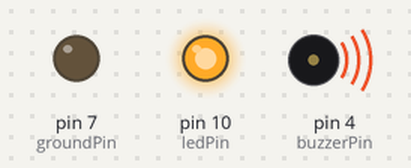
A sketch run on a simulated Arduino Uno, built with avr-gcc and run on an emulated ATmega328P. Shown: output pins drawn as LEDs (lit = HIGH), buzzer (waves = sounding). EEPROM starts erased.

Above: at 1.6 s.
At 57.3 s:
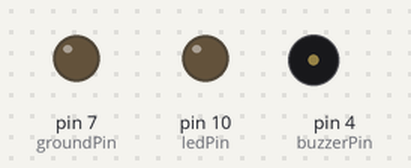
Timing chart, 0 to 67.4 s (numbered marks = the images above):
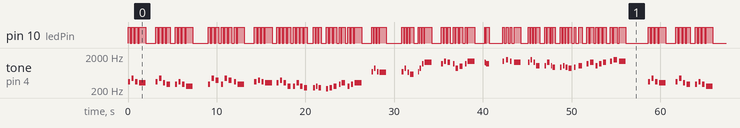

The sketch:

music_box.ino
```cpp
#include <Arduino.h>
#include <EEPROM.h>

// Define the passive buzzer pin
int buzzerPin = 4;
int ledPin = 10;
int groundPin = 7;

// Define the notes
#define NOTE_C2 65
#define NOTE_CS2 69
#define NOTE_D2 73
#define NOTE_DS2 78
#define NOTE_E2 82
#define NOTE_F2 87
#define NOTE_FS2 93
#define NOTE_G2 98
#define NOTE_GS2 104
#define NOTE_A2 110
#define NOTE_AS2 117
#define NOTE_B2 123
#define NOTE_C3 131
#define NOTE_CS3 139
#define NOTE_D3 147
#define NOTE_DS3 156
#define NOTE_E3 165
#define NOTE_F3 175
#define NOTE_FS3 185
#define NOTE_G3 196
#define NOTE_GS3 208
#define NOTE_A3 220
#define NOTE_AS3 233
#define NOTE_B3 247
#define NOTE_C4 262
#define NOTE_CS4 277
#define NOTE_D4 294
#define NOTE_DS4 311
#define NOTE_E4 330
#define NOTE_F4 349
#define NOTE_FS4 370
#define NOTE_G4 392
#define NOTE_GS4 415
#define NOTE_A4 440
#define NOTE_AS4 466
#define NOTE_B4 494
#define NOTE_C5 523
#define NOTE_CS5 554
#define NOTE_D5 587
#define NOTE_DS5 622
#define NOTE_E5 659
#define NOTE_F5 698
#define NOTE_FS5 740
#define NOTE_G5 784
#define NOTE_GS5 831
#define NOTE_A5 880
#define NOTE_AS5 932
#define NOTE_B5 988
#define NOTE_C6 1047
#define NOTE_CS6 1109
#define NOTE_D6 1175
#define NOTE_DS6 1245
#define NOTE_E6 1319
#define NOTE_F6 1397
#define NOTE_FS6 1480
#define NOTE_G6 1568
#define NOTE_GS6 1661
#define NOTE_A6 1760
#define NOTE_AS6 1865
#define NOTE_B6 1976

// Define a struct to hold melody and note duration
struct MelodyData {
  const int *melody;
  const int *noteDurations;
  int size;
};

//CHRISTMAS IN OUR HEARTS
const int melody_ChristmasInOurHearts[] PROGMEM = {
  NOTE_C5, NOTE_F5, NOTE_F5, NOTE_G5, NOTE_G5, NOTE_A5,
  NOTE_A4, NOTE_C5, NOTE_AS4, NOTE_D5, NOTE_G5, NOTE_A5, NOTE_AS5, 0,
  NOTE_D4, NOTE_E4, NOTE_F4, NOTE_D4, NOTE_E4, NOTE_F4, NOTE_D4, NOTE_E4, NOTE_F4, NOTE_G4, NOTE_F4, NOTE_E4, NOTE_F4,
  NOTE_D4, NOTE_E4, NOTE_F4, NOTE_D4, NOTE_E4, NOTE_F4, NOTE_D4, NOTE_E4, NOTE_F4, NOTE_G4, NOTE_F4, NOTE_E4, NOTE_F4,
  NOTE_D4, NOTE_A4, NOTE_AS4, NOTE_A4, NOTE_G4, NOTE_F4, NOTE_G4, NOTE_A4, NOTE_G4, NOTE_A4, NOTE_AS4, NOTE_A4, NOTE_G4, NOTE_F4, NOTE_E4,
  NOTE_E4, NOTE_F4, NOTE_G4, NOTE_G4, NOTE_A4, NOTE_G4, 0,
  NOTE_A4, NOTE_AS4, NOTE_A4, NOTE_G4, NOTE_F4, NOTE_G4, NOTE_A4, 0,
  NOTE_D4, NOTE_A4, NOTE_A4, NOTE_A4, NOTE_F4, NOTE_AS4, NOTE_A4, 0,
  NOTE_AS4, NOTE_A4, NOTE_D5, NOTE_D5, NOTE_A4, NOTE_C5, NOTE_AS4,
  NOTE_G4, NOTE_A4, NOTE_AS4, NOTE_C5, NOTE_AS4, NOTE_A4, 0,
  NOTE_E4, NOTE_A4, NOTE_G4, NOTE_F4, NOTE_E4, NOTE_D4, 0,
  NOTE_D4, NOTE_C4, NOTE_E4, NOTE_F4, NOTE_G4, NOTE_A4,
  NOTE_E4, NOTE_F4, NOTE_G4, NOTE_C4, NOTE_AS4, NOTE_A4, 0,
  NOTE_D4, NOTE_C4, NOTE_E4, NOTE_F4, NOTE_G4, NOTE_A4,
  NOTE_A4, NOTE_GS4, NOTE_A4, NOTE_B4, 0, NOTE_C5, NOTE_C5, 0,
  NOTE_C4, NOTE_A3, NOTE_C4, NOTE_F4, NOTE_G4, NOTE_A4, 0,
  NOTE_A3, NOTE_C4, NOTE_AS3, NOTE_D4, NOTE_G4, NOTE_A4, NOTE_AS4,
  NOTE_F4, NOTE_E4, NOTE_D4, NOTE_E4, NOTE_F4, NOTE_G4, NOTE_G4, NOTE_A4, NOTE_G4, 0,
  NOTE_F4, NOTE_E4, NOTE_F4, NOTE_E4, NOTE_D4, NOTE_D4, NOTE_C4, 0,
  NOTE_C4, NOTE_AS3, NOTE_A3, NOTE_C4, NOTE_F4, NOTE_G4, NOTE_G4, NOTE_A4, 0,
  NOTE_A3, NOTE_C4, NOTE_AS3, NOTE_D4, NOTE_G4, NOTE_A4, NOTE_AS4,
  NOTE_F4, NOTE_E4, NOTE_D4, NOTE_E4, NOTE_E4, NOTE_F4, NOTE_G4, NOTE_C4, 0,
  NOTE_C4, NOTE_AS4, NOTE_AS4, NOTE_A4, NOTE_G4, NOTE_F4, 0,
  NOTE_C4, NOTE_AS4, NOTE_AS4, NOTE_A4, 0, NOTE_G4, NOTE_F4
};
const int noteDurations_ChristmasInOurHearts[] PROGMEM = {
  3, 3, 3, 3, 3, 1,
  5, 5, 3, 3, 3, 3, 1, 3,
  3, 6, 6, 3, 6, 6, 3, 6, 6, 6, 6, 6, 6,
  3, 6, 6, 3, 6, 6, 3, 6, 6, 6, 6, 6, 6,
  3, 2, 5, 3, 3, 3, 3, 3, 6, 6, 3, 3, 2, 5, 1,
  5, 5, 2, 2, 5, 2, 2,
  5, 5, 3, 3, 3, 3, 2, 3,
  3, 3, 3, 3, 3, 3, 2, 8,
  5, 5, 3, 3, 3, 3, 1,
  5, 5, 1, 3, 3, 3, 4,
  3, 3, 3, 3, 3, 2, 4,
  3, 3, 3, 3, 3, 1,
  5, 5, 1, 3, 3, 2, 5,
  3, 3, 3, 3, 3, 1,
  3, 3, 3, 1, 3, 2, 1, 2,
  3, 3, 1, 3, 3, 3, 4,
  5, 5, 3, 3, 3, 3, 1,
  3, 3, 3, 3, 3, 3, 5, 5, 3, 5,
  5, 2, 5, 3, 3, 3, 3, 3,
  5, 5, 3, 3, 3, 3, 3, 2, 5,
  5, 5, 3, 3, 3, 3, 1,
  3, 3, 3, 5, 5, 3, 3, 2, 3,
  3, 3, 3, 3, 3, 1, 2,
  2, 2, 2, 1, 3, 2, 1
};
//HOWL'S MOVING CASTLE THEME
const int melody_HowlsMovingCastleTheme[] PROGMEM = {
  NOTE_D5, NOTE_D5, NOTE_D5, NOTE_C5, NOTE_C5, NOTE_C5, NOTE_AS4, NOTE_AS4, NOTE_AS4, NOTE_A4, NOTE_G4, NOTE_FS4,
  NOTE_D2, NOTE_A2, NOTE_D3, NOTE_FS3, NOTE_A3, NOTE_D4,
  NOTE_D4, NOTE_G4, NOTE_AS4, NOTE_D5,
  NOTE_D5, NOTE_C5, NOTE_AS4, NOTE_A4, NOTE_AS4,
  NOTE_G4, NOTE_AS4, NOTE_D5, NOTE_G5,
  NOTE_G5, NOTE_G5, NOTE_F5, NOTE_DS5, NOTE_F5,
  NOTE_A4, NOTE_D5, NOTE_F5, NOTE_A5,
  NOTE_G5, NOTE_F5, NOTE_E5, NOTE_F5, NOTE_G5, NOTE_F5, NOTE_E5,
  NOTE_D5, NOTE_C5, NOTE_AS4, NOTE_C5, NOTE_D5, NOTE_C5, NOTE_G4, NOTE_A4,
  NOTE_D4, NOTE_G4, NOTE_AS4, NOTE_D5,
  NOTE_D5, NOTE_C5, NOTE_AS4, NOTE_A4, NOTE_AS4,
  NOTE_G4, NOTE_AS4, NOTE_D5, NOTE_G5,
  NOTE_G5, NOTE_G5, NOTE_F5, NOTE_DS5, NOTE_F5,
  NOTE_A4, NOTE_D5, NOTE_F5, NOTE_A5,
  NOTE_G5, NOTE_F5, NOTE_E5, NOTE_DS5, NOTE_E5, NOTE_G5, NOTE_F5,
  NOTE_E5, NOTE_D5, NOTE_CS5, NOTE_D5, NOTE_D5, NOTE_C5, NOTE_AS4, NOTE_A4, NOTE_C5, NOTE_CS5, NOTE_D5,
};
const int noteDurations_HowlsMovingCastleTheme[] PROGMEM = {
  3, 3, 3, 3, 3, 3, 3, 3, 3, 5, 5, 1,
  3, 3, 3, 3, 3, 1,
  3, 3, 3, 1,
  3, 3, 3, 3, 1,
  3, 3, 3, 1,
  3, 3, 3, 3, 1,
  3, 3, 3, 1,
  3, 3, 3, 3, 1, 3, 1,
  3, 3, 3, 3, 3, 3, 3, 1,
  3, 3, 3, 1,
  3, 3, 3, 3, 1,
  3, 3, 3, 1,
  3, 3, 3, 3, 1,
  3, 3, 3, 1,
  1, 5, 5, 5, 5, 1, 1,
  5, 5, 5, 5, 2, 5, 4, 2, 5, 4, 1,
};
//I SEE THE LIGHT
const int melody_iSeeTheLight[] PROGMEM = {
  NOTE_G4, NOTE_F4, NOTE_E4, NOTE_D4, NOTE_E4, NOTE_D4, NOTE_B3, NOTE_C4, NOTE_G3,
  NOTE_G4, NOTE_F4, NOTE_E4, NOTE_D4, NOTE_E4, NOTE_D4, NOTE_B3, NOTE_C4,
  NOTE_A4, NOTE_G4, NOTE_F4, NOTE_G4, NOTE_C5, NOTE_G4, NOTE_C4, NOTE_E4, NOTE_D4,
  NOTE_G4, NOTE_F4, NOTE_E4, NOTE_C4, NOTE_D4, 0,
  NOTE_G4, NOTE_F4, NOTE_E4, NOTE_D4, NOTE_E4, NOTE_D4, NOTE_B3, NOTE_C4, NOTE_G3,
  NOTE_G4, NOTE_F4, NOTE_E4, NOTE_D4, NOTE_E4, NOTE_D4, NOTE_B3, NOTE_C4,
  NOTE_A4, NOTE_G4, NOTE_F4, NOTE_G4, NOTE_C5, NOTE_G4, NOTE_C4, NOTE_E4, NOTE_D4,
  NOTE_G4, NOTE_F4, NOTE_E4, NOTE_C4, NOTE_D4,
  NOTE_B3,
  NOTE_A4, NOTE_G4, NOTE_F4, NOTE_C4, NOTE_B4, NOTE_A4, NOTE_G4,
  NOTE_C4, NOTE_C5, NOTE_B4, NOTE_A4, NOTE_E4, NOTE_G4,
  NOTE_A3, NOTE_B3,
  NOTE_A4, NOTE_B4, NOTE_C5, NOTE_F4, NOTE_F4, NOTE_E4, NOTE_G4,
  NOTE_C4, NOTE_D4, NOTE_D4, NOTE_D4, NOTE_G4, NOTE_F4, NOTE_F4, NOTE_E4,
  NOTE_A4, NOTE_B4, NOTE_C5, NOTE_F4, NOTE_F4, NOTE_E4, NOTE_G4,
  NOTE_C4, NOTE_D4, NOTE_E4, NOTE_F4, NOTE_E4, NOTE_D4, NOTE_C4,
  NOTE_A4, NOTE_B4, NOTE_C5, NOTE_F4, NOTE_F4, NOTE_E4, NOTE_G4,
  NOTE_C4, NOTE_D4, NOTE_E4, NOTE_F4, NOTE_E4, NOTE_D4, NOTE_D4, NOTE_C4,
};
const int noteDurations_iSeeTheLight[] PROGMEM = {
  2, 2, 1, 5, 3, 6, 6, 5, 1,
  2, 2, 1, 5, 3, 6, 6, 1,
  2, 2, 1, 4, 4, 4, 4, 2, 2,
  2, 3, 2, 2, 1, 1,
  2, 2, 1, 5, 3, 6, 6, 5, 1,
  2, 2, 1, 5, 3, 6, 6, 1,
  2, 2, 1, 4, 4, 4, 4, 2, 2,
  2, 3, 2, 2, 1,
  1,
  2, 2, 1, 4, 2, 2, 1,
  4, 1, 4, 1, 4, 1,
  2, 2,
  4, 4, 2, 2, 1, 3, 1,
  4, 4, 1, 4, 1, 4, 3, 1,
  4, 4, 2, 2, 1, 3, 1,
  4, 4, 1, 4, 2, 2, 1,
  4, 4, 2, 2, 1, 3, 1,
  4, 4, 1, 4, 2, 2, 2, 1,
};
//YELLOW
const int melody_Yellow[] PROGMEM = {
  NOTE_D5, NOTE_E5, NOTE_D5, NOTE_E5,
  NOTE_D5, NOTE_E5, NOTE_D5, NOTE_E5, NOTE_G5, NOTE_D5, 0,
  NOTE_D5, NOTE_C5, NOTE_D5, 0, NOTE_G5, NOTE_C5, 0,
  NOTE_A4, NOTE_C5, NOTE_A4, NOTE_C5, NOTE_C5, NOTE_G4, 0,
  NOTE_G4, NOTE_E5, NOTE_D5, NOTE_E5,
  NOTE_D5, NOTE_E5, NOTE_D5, NOTE_E5, NOTE_G5, NOTE_D5, 0,
  NOTE_C5, NOTE_D5, NOTE_C5, NOTE_D5, NOTE_G5, NOTE_C5, 0,
  NOTE_A4, NOTE_C5, NOTE_A4, NOTE_C5, NOTE_C5, NOTE_G4, 0,
  NOTE_D5, NOTE_E5, NOTE_D5, NOTE_E5, NOTE_G5, NOTE_D5, 0,
  NOTE_C5, NOTE_D5, NOTE_C5, NOTE_D5, NOTE_G5, NOTE_C5, 0,
  NOTE_A4, NOTE_C5, NOTE_A4, NOTE_C5, NOTE_C5, NOTE_G4,
  0, 0, 0,
  NOTE_C5, NOTE_A5, NOTE_G5, NOTE_C5, NOTE_C5, NOTE_G5, NOTE_G5, NOTE_E5, NOTE_E5, 0,
  NOTE_C5, NOTE_A5, NOTE_G5, NOTE_C5, NOTE_C5, NOTE_G5, NOTE_G5, NOTE_E5, NOTE_E5, 0,
  NOTE_C5, NOTE_A5, NOTE_G5, NOTE_C5, NOTE_C5, NOTE_G5, NOTE_G5, NOTE_E5, NOTE_E5, NOTE_C5, NOTE_A4, 0,
  NOTE_C5, NOTE_C5, NOTE_G5, NOTE_G5, NOTE_E5, NOTE_E5, NOTE_C5, NOTE_A4
};
const int noteDurations_Yellow[] PROGMEM = {
  4, 4, 4, 1,
  4, 4, 4, 3, 2, 1, 3,
  4, 4, 4, 8, 3, 1, 3,
  7, 7, 7, 3, 5, 2, 6,
  4, 4, 4, 1,
  4, 4, 4, 3, 2, 1, 3,
  4, 4, 4, 4, 4, 1, 2,
  7, 7, 7, 3, 5, 2, 1,
  4, 4, 4, 4, 2, 1, 6,
  4, 4, 4, 4, 4, 1, 2,
  7, 7, 7, 3, 5, 3,
  1, 1, 3,
  3, 1, 2, 4, 4, 4, 4, 4, 3, 3,
  3, 1, 2, 4, 4, 4, 4, 4, 3, 3,
  3, 1, 2, 4, 4, 4, 4, 4, 3, 5, 1, 4,
  4, 4, 4, 4, 4, 4, 4, 1
};
//MARRIED LIFE
const int melody_MarriedLife[] PROGMEM = {
  NOTE_F4, NOTE_A4, NOTE_F4, NOTE_E4, 0,
  NOTE_F4, NOTE_A4, NOTE_E4, NOTE_D4, 0,
  NOTE_D4, NOTE_F4, NOTE_D4, NOTE_C4, 0,
  NOTE_D4, NOTE_A4, NOTE_G4, NOTE_D4, NOTE_A4, NOTE_G4, NOTE_F4, NOTE_D4, 0,
  NOTE_F4, NOTE_G4, NOTE_F4, NOTE_E4,
  NOTE_E4, NOTE_G4, NOTE_E4, NOTE_C4,
  NOTE_C4, NOTE_E4, NOTE_C4, NOTE_AS3, 0,
  NOTE_AS3, NOTE_C4, NOTE_AS3, 0,
  NOTE_A3, NOTE_AS3, NOTE_C4, NOTE_D4, NOTE_E4,
  NOTE_C4, NOTE_D4, NOTE_E4, 0,
  NOTE_F5, NOTE_A5, NOTE_F5, NOTE_E5, 0,
  NOTE_F5, NOTE_A5, NOTE_E5, NOTE_D5, 0,
  NOTE_F5, NOTE_A5, NOTE_D6, NOTE_E6, 0,
  NOTE_D6, NOTE_F6, NOTE_E6, 0, NOTE_D6, NOTE_A5, NOTE_B5, NOTE_D6, NOTE_F6, 0,
  NOTE_E6, NOTE_DS6, NOTE_D6, 0,
  NOTE_F6, 0, NOTE_G6, 0, NOTE_F6, 0, NOTE_E6, 0,
  NOTE_E6, NOTE_G6, NOTE_E6, NOTE_C6, 0,
  NOTE_C6, NOTE_E6, NOTE_C6, NOTE_AS5, 0,
  NOTE_AS5, NOTE_C6, NOTE_AS5, NOTE_A5, NOTE_AS5, 0,
  NOTE_C6, 0, NOTE_D6, NOTE_E6, NOTE_C6, NOTE_D6, NOTE_E6, 0, NOTE_F6, NOTE_G6, NOTE_F6
};
const int noteDurations_MarriedLife[] PROGMEM = {
  3, 3, 3, 1, 2,
  3, 3, 3, 2, 4,
  3, 3, 3, 1, 1,
  3, 3, 2, 3, 3, 2, 3, 1, 2,
  3, 3, 3, 1,
  3, 3, 3, 2,
  3, 3, 3, 2, 3,
  4, 4, 3, 3,
  3, 3, 2, 4, 2,
  3, 3, 1, 2,
  4, 4, 4, 1, 1,
  4, 4, 4, 2, 5,
  6, 5, 4, 1, 2,
  4, 3, 3, 7, 4, 3, 2, 4, 1, 2,
  15, 15, 2, 1,
  4, 12, 4, 12, 4, 8, 1, 4,
  4, 4, 4, 2, 4,
  4, 3, 6, 3, 3,
  4, 4, 4, 2, 4, 6,
  2, 5, 3, 2, 3, 3, 2, 8, 3, 2, 1
};
const int melody_AlmostThere[] PROGMEM = {
  NOTE_E5, NOTE_DS5, NOTE_E5, NOTE_A5, NOTE_G5, NOTE_E5, NOTE_C5,
  NOTE_DS4, NOTE_D4, NOTE_C4, NOTE_A3, NOTE_C4, NOTE_A3, NOTE_D4, NOTE_A3, NOTE_A3, NOTE_G3,
  NOTE_DS5, NOTE_E5, 0,
  NOTE_E4, NOTE_G4, NOTE_C5, NOTE_A4, NOTE_G4, NOTE_G4, NOTE_G4, NOTE_E4, 0,
  NOTE_E3, NOTE_A3, NOTE_C4, NOTE_C4, NOTE_E4, NOTE_D4,
  NOTE_A4, NOTE_G4, NOTE_G4, NOTE_G4, NOTE_A4, NOTE_G4, NOTE_E4, NOTE_D4, NOTE_C4, NOTE_C4, NOTE_A3, NOTE_C4, NOTE_C4, NOTE_A3, NOTE_E4, NOTE_C4, NOTE_D4, 0,
  NOTE_C4, NOTE_A4, NOTE_G4, NOTE_G4, NOTE_E4, NOTE_A4, NOTE_G4, NOTE_E4, NOTE_D4, NOTE_C4, NOTE_C4, NOTE_A3, 0,
  NOTE_A4, NOTE_A4, NOTE_A4, NOTE_A4, NOTE_A4, NOTE_G4, NOTE_G4,
  NOTE_E5, NOTE_G5, NOTE_E5, NOTE_A5, 0, NOTE_A5, NOTE_A5,
  NOTE_A4, NOTE_C5, NOTE_C5, NOTE_E5, NOTE_D5, NOTE_C5, NOTE_A4,
  NOTE_A5, NOTE_G5, NOTE_A5, NOTE_A5, NOTE_G5, NOTE_A5, NOTE_E5, NOTE_C5,
  NOTE_A4, NOTE_C5, 0, NOTE_E5, NOTE_D5,
  NOTE_A5, NOTE_G5, NOTE_A5, NOTE_G5, NOTE_A5, NOTE_A5, 0,
  NOTE_A4, NOTE_C5, NOTE_E5, NOTE_D5,
  NOTE_A5, NOTE_G5, NOTE_G5, NOTE_A5, NOTE_G5, NOTE_A5, NOTE_G5, NOTE_E5, NOTE_D5, NOTE_C5,
  NOTE_C5, NOTE_A4, NOTE_C5, 0, NOTE_C5, NOTE_C5
};
const int noteDurations_AlmostThere[] PROGMEM = {
  2, 2, 2, 8, 8, 8, 2,
  5, 3, 10, 10, 5, 5, 3, 10, 5, 2,
  5, 2, 3,
  3, 3, 2, 5, 5, 5, 5, 2, 3,
  5, 5, 3, 5, 3, 1,
  5, 3, 2, 5, 2, 5, 10, 10, 5, 5, 5, 5, 5, 5, 2, 5, 1, 2,
  5, 3, 5, 2, 5, 3, 3, 10, 10, 3, 5, 5, 5,
  3, 5, 3, 3, 3, 5, 3,
  6, 6, 6, 2, 5, 2, 1,
  6, 3, 3, 2, 3, 6, 1,
  6, 6, 3, 3, 6, 3, 3, 2,
  6, 2, 8, 3, 1,
  1, 6, 6, 6, 2, 1, 3,
  3, 3, 6, 1,
  7, 7, 3, 3, 7, 3, 7, 7, 7, 3,
  7, 6, 2, 8, 2, 1
};

// Create an array of MelodyData structures
const MelodyData melodies[] PROGMEM = {
  {melody_ChristmasInOurHearts, noteDurations_ChristmasInOurHearts, sizeof(melody_ChristmasInOurHearts) / sizeof(melody_ChristmasInOurHearts[0])},
  {melody_HowlsMovingCastleTheme, noteDurations_HowlsMovingCastleTheme, sizeof(melody_HowlsMovingCastleTheme) / sizeof(melody_HowlsMovingCastleTheme[0])},
  {melody_iSeeTheLight, noteDurations_iSeeTheLight, sizeof(melody_iSeeTheLight) / sizeof(melody_iSeeTheLight[0])},
  {melody_Yellow, noteDurations_Yellow, sizeof(melody_Yellow) / sizeof(melody_Yellow[0])},
  {melody_MarriedLife, noteDurations_MarriedLife, sizeof(melody_MarriedLife) / sizeof(melody_MarriedLife[0])},
  {melody_AlmostThere, noteDurations_AlmostThere, sizeof(melody_AlmostThere) / sizeof(melody_AlmostThere[0])}
};

void setup() {
  // Initialize the buzzer pin as an output
  pinMode(buzzerPin, OUTPUT);
  pinMode(ledPin, OUTPUT);
  pinMode(groundPin, OUTPUT);
  digitalWrite(groundPin, LOW);

  // Read the value of the counter from EEPROM on startup
  int songCounter = EEPROM.read(0);
  songCounter = (songCounter + 1) % (sizeof(melodies) / sizeof(melodies[0]));
  EEPROM.write(0, songCounter);
}

void loop() {
  int songCounter = EEPROM.read(0);

  MelodyData melodyData;
  memcpy_P(&melodyData, &melodies[songCounter], sizeof(melodyData));

  playMelody(melodyData.melody, melodyData.noteDurations, melodyData.size);

  delay(2000); // Wait before playing the melody again
}

void playMelody(const int *melody, const int *noteDurations, int melodySize) {
  for (int i = 0; i < melodySize; i++) {
    int singingNoteDuration = 1000 / pgm_read_word(&noteDurations[i]);
    int ledLightDuration = singingNoteDuration * 0.75;

    tone(buzzerPin, pgm_read_word(&melody[i]), singingNoteDuration);

    if (pgm_read_word(&melody[i]) != 0) {
      digitalWrite(ledPin, HIGH);
    }

    unsigned long LEDStartTime = millis();
    while (millis() - LEDStartTime < ledLightDuration) {
      // Keep the LED on for half the note duration
    }

    noTone(buzzerPin);
    digitalWrite(ledPin, LOW);

    int pauseBetweenNotes = singingNoteDuration * 0.5;
    delay(pauseBetweenNotes);
  }
}
```

Measured:
- by itself, pin 10 (ledPin): moves between LOW and HIGH, repeating every 58.6 s
- by itself, tone on pin 4 (buzzerPin): plays 349 Hz for 0.25 s, 440 Hz for 0.25 s, 349 Hz for 0.25 s, 330 Hz for 0.75 s, 349 Hz for 0.25 s, 440 Hz for 0.25 s … (204 notes in this stretch)
